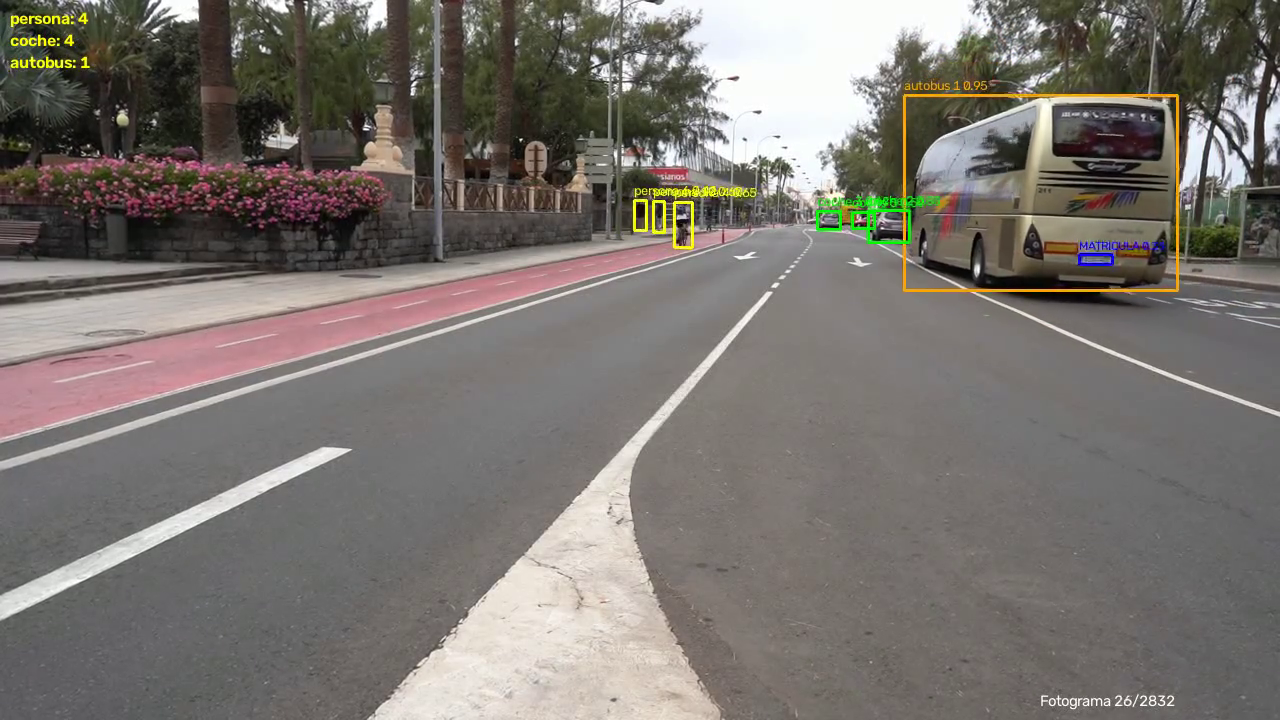
#> input picture frame 25 of P4/video_tarea1_recorte.mp4, 1280 x 720 px, given in place of deteccion_tarea1.mp4, which was not available
$ python generar_extras.py
#> lines starting #> are read from the running program, lines starting #| are printed output that depends on the picture; after the words box and inside, x2 and y2 are one past the last pixel; in counts of white or black regions, pixels touching at a corner belong together
#> (reads P4/data/detecciones_tarea1.csv from the repository)
"""Genera los dos extras de P4: anonimización y flujo direccional.

Entradas:
    data/detecciones_tarea1.csv              -> cajas y tracking de la Tarea 1
    results/videos/deteccion_tarea1.mp4      -> vídeo anotado de la Tarea 1

Salidas:
    results/videos/anonimizado.mp4
    results/flujo/flujo_tracks.csv
    results/flujo/flujo_resumen.csv
    results/flujo/flujo_por_clase.png
"""

from pathlib import Path

import cv2
import matplotlib
matplotlib.use("Agg")
import matplotlib.pyplot as plt
import numpy as np
import pandas as pd

BASE = Path(__file__).resolve().parent.parent
CSV = BASE / "data" / "detecciones_tarea1.csv"
VIDEO = BASE / "results" / "videos" / "deteccion_tarea1.mp4"

VIDEO_OUT = BASE / "results" / "videos" / "anonimizado.mp4"
FLUJO_CSV = BASE / "results" / "flujo" / "flujo_tracks.csv"
FLUJO_RESUMEN = BASE / "results" / "flujo" / "flujo_resumen.csv"
FLUJO_PNG = BASE / "results" / "flujo" / "flujo_por_clase.png"

# Las coordenadas del CSV están en el vídeo original 1920x1080.
ORIGEN_W, ORIGEN_H = 1920, 1080

# Un track se considera válido para el flujo si tiene suficiente recorrido.
MIN_DETECCIONES = 5
MIN_DESPLAZAMIENTO_PX = 20.0

CLASS_ORDER = ["coche", "persona", "camion", "autobus", "moto"]
DIR_ORDER = ["izquierda", "derecha", "arriba", "abajo"]


def pixelar(frame, x1, y1, x2, y2, bloques=10):
    """Sustituye la región por una versión pixelada."""
    x1 = max(0, int(x1))
    y1 = max(0, int(y1))
    x2 = min(frame.shape[1], int(x2))
    y2 = min(frame.shape[0], int(y2))

    if x2 - x1 < 3 or y2 - y1 < 3:
        return

    roi = frame[y1:y2, x1:x2]
    h, w = roi.shape[:2]
    small_w = max(1, w // bloques)
    small_h = max(1, h // bloques)
    pequena = cv2.resize(roi, (small_w, small_h), interpolation=cv2.INTER_LINEAR)
    pixelada = cv2.resize(pequena, (w, h), interpolation=cv2.INTER_NEAREST)
    frame[y1:y2, x1:x2] = pixelada


def anonimizar(df):
    cap = cv2.VideoCapture(str(VIDEO))
    if not cap.isOpened():
        raise RuntimeError(f"No se pudo abrir {VIDEO}")

    width = int(cap.get(cv2.CAP_PROP_FRAME_WIDTH))
    height = int(cap.get(cv2.CAP_PROP_FRAME_HEIGHT))
    fps = cap.get(cv2.CAP_PROP_FPS) or 25.0
    total = int(cap.get(cv2.CAP_PROP_FRAME_COUNT))

    fourcc = cv2.VideoWriter_fourcc(*"mp4v")
    out = cv2.VideoWriter(str(VIDEO_OUT), fourcc, fps, (width, height))
    if not out.isOpened():
        raise RuntimeError(f"No se pudo crear {VIDEO_OUT}")

    sx = width / ORIGEN_W
    sy = height / ORIGEN_H

    por_fotograma = {}
    for row in df.itertuples(index=False):
        por_fotograma.setdefault(int(row.fotograma), []).append(
            (int(row.x1), int(row.y1), int(row.x2), int(row.y2))
        )

    frame_number = 0
    cajas_difuminadas = 0

    while True:
        ok, frame = cap.read()
#> frame is the input picture: shape (720, 1280, 3); mean B, G, R 110.9, 116.1, 121.4
        if not ok:
            break

        frame_number += 1
        for x1, y1, x2, y2 in por_fotograma.get(frame_number, []):
            # Pequeño margen para incluir el borde de la caja.
            margen = 4
            pixelar(
                frame,
                x1 * sx - margen,
                y1 * sy - margen,
                x2 * sx + margen,
                y2 * sy + margen,
            )
            cajas_difuminadas += 1
#> this loop made 8 passes
#> pequena in pixelar on pass 8: [[36, 253, 245], [127, 116, 125], [91, 96, 110]]
#> pass 1, in pixelar, `roi = frame[y1:y2, x1:x2]`:
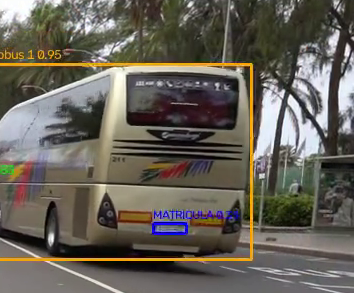
#> roi: shape (293, 354, 3); mean B, G, R 87.8, 97.2, 102.5
#> pass 1, in pixelar, `pequena = cv2.resize(roi, (small_w, small_h), interpolation=cv2.INTER_..`:
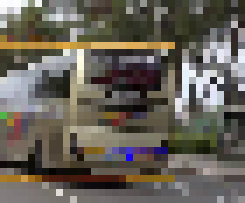
#> pequena: shape (29, 35, 3) (shown 7 times larger); mean B, G, R 87.7, 96.9, 102.4
#> pass 1, in pixelar, `pixelada = cv2.resize(pequena, (w, h), interpolation=cv2.INTER_NEAREST)`:
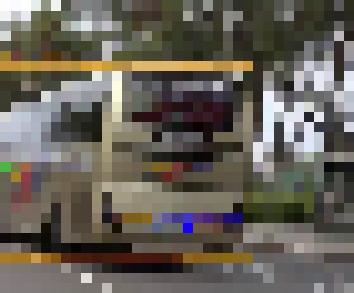
#> pixelada: shape (293, 354, 3); mean B, G, R 87.9, 97.1, 102.6
#> pass 2, in pixelar (call 2), `roi = frame[y1:y2, x1:x2]`:
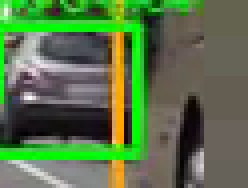
#> roi: shape (47, 62, 3) (shown 4 times larger); mean B, G, R 72.7, 115.5, 89
#> after the loop:
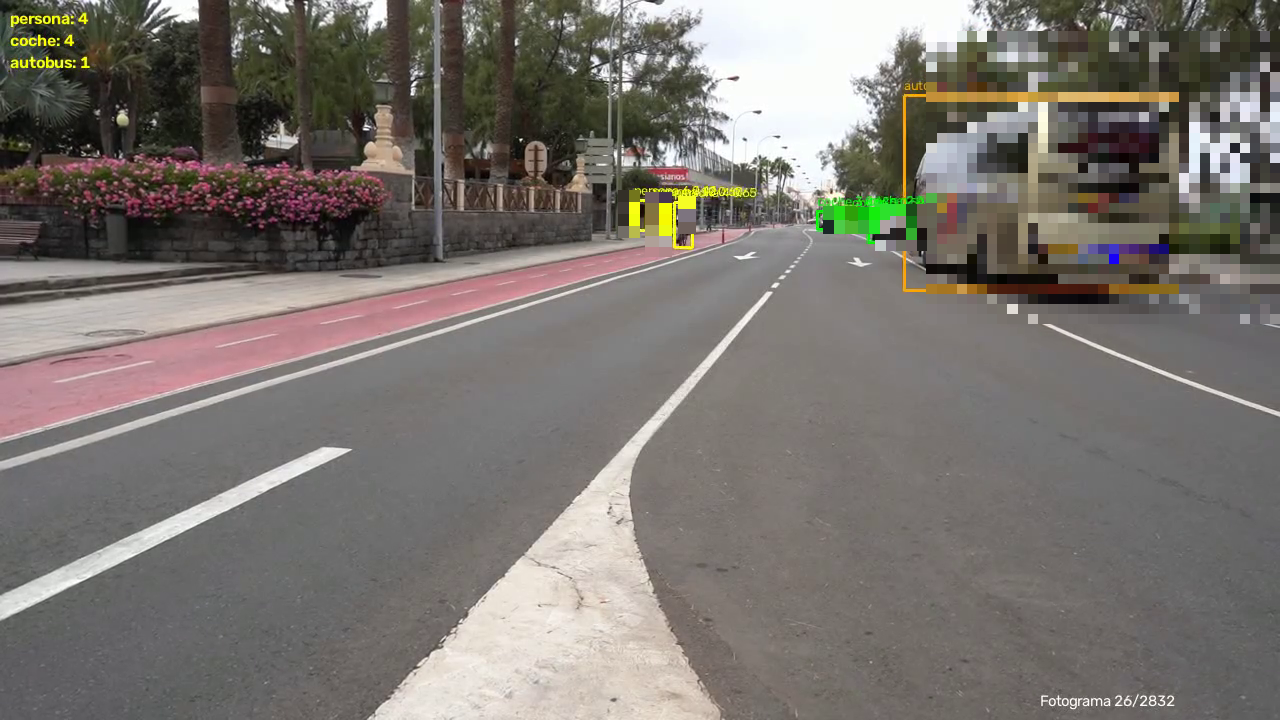
#> frame: shape (720, 1280, 3); 11.87% of pixels changed, all inside (x1, y1, x2, y2) = (618, 31, 1280, 324)
#> after the loop, cajas_difuminadas = 8

        cv2.rectangle(frame, (10, 10), (255, 45), (0, 0, 0), -1)
        cv2.putText(
            frame,
            "ANONIMIZADO",
            (18, 36),
            cv2.FONT_HERSHEY_SIMPLEX,
            0.8,
            (255, 255, 255),
            2,
            cv2.LINE_AA,
        )
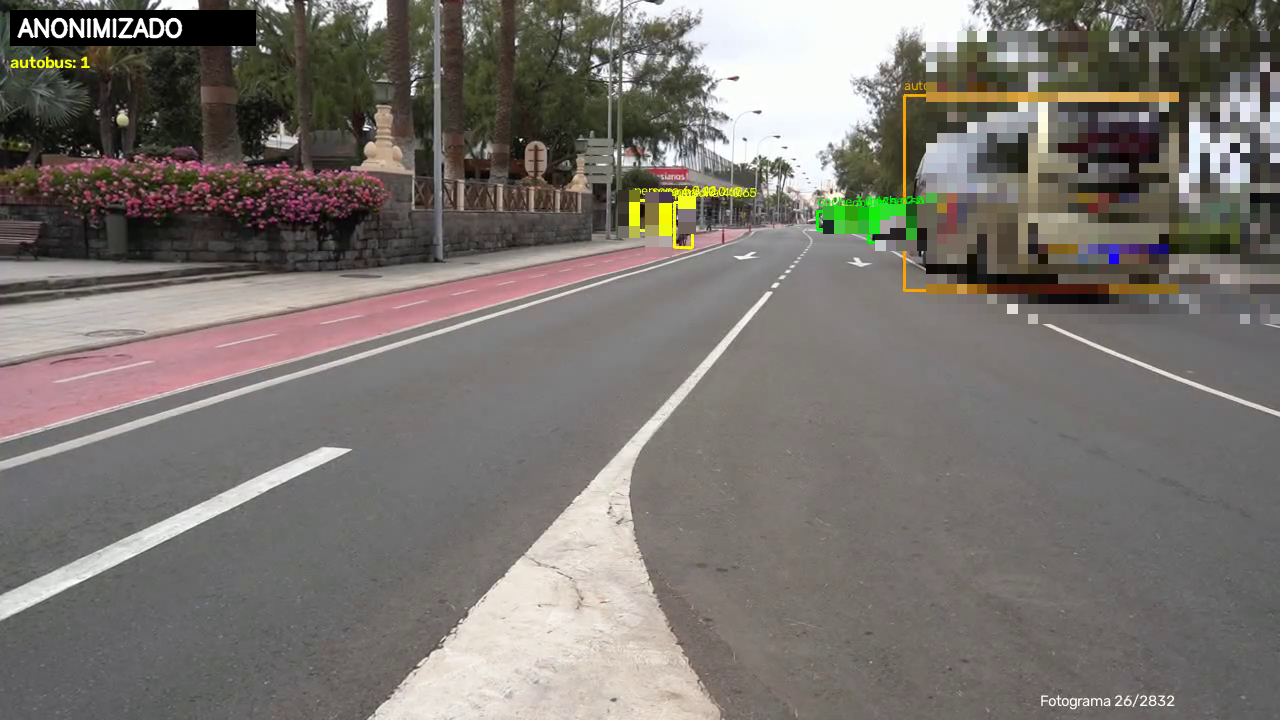
#> frame: shape (720, 1280, 3); mean B, G, R 110.7, 115.9, 121

        out.write(frame)
        if frame_number % 250 == 0:
            print(f"Anonimizando {frame_number}/{total}", end="\r")

    cap.release()
    out.release()
    print(f"\nVídeo anonimizado: {VIDEO_OUT}")
    print(f"Fotogramas: {frame_number} | Cajas pixeladas: {cajas_difuminadas}")


# [104 lines left out: function calcular_flujo, not called in this run]


def main():
    df = pd.read_csv(CSV)
    anonimizar(df)
    calcular_flujo(df)


if __name__ == "__main__":
    main()
